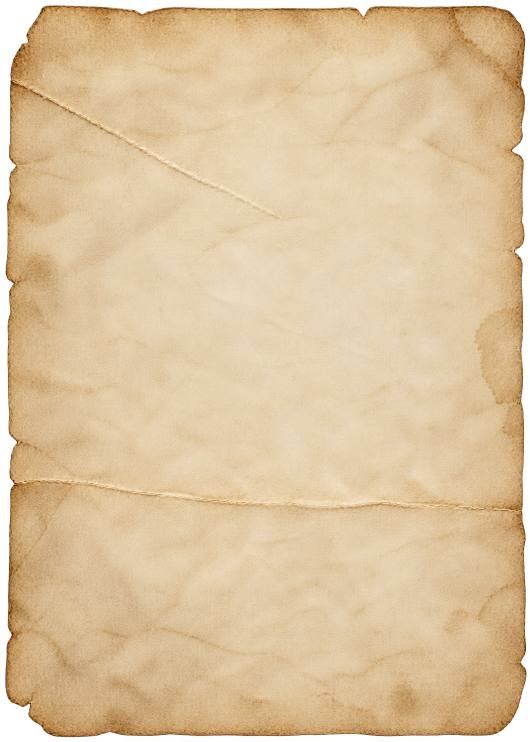
#> input picture research/scroll-lab-v14/parchment-source.png, 1060 x 1484 px (shown at 1/2 size)
$ python build-scroll-v14-assets.py
#> lines starting #> are read from the running program, lines starting #| are printed output that depends on the picture
"""Prepare source assets without editing the preserved chapter-one or v13 originals."""
from PIL import Image, ImageFilter, ImageOps
from pathlib import Path
import json, hashlib, math

root = Path(__file__).resolve().parents[1]
dest = root / 'web/labs/chapter-scroll-v14/assets'
dest.mkdir(parents=True, exist_ok=True)
paper = Image.open(root / 'research/scroll-lab-v14/parchment-source.png').convert('RGBA')
#> paper is the input picture: PIL image 1060x1484 RGBA; mean R, G, B, A 212.1, 184.7, 144.8, 237.6
paper.save(dest / 'parchment.webp', quality=95, method=6)
# Fine material grain only. Broad age stains must not become embossed geometry.
gray = ImageOps.grayscale(paper)
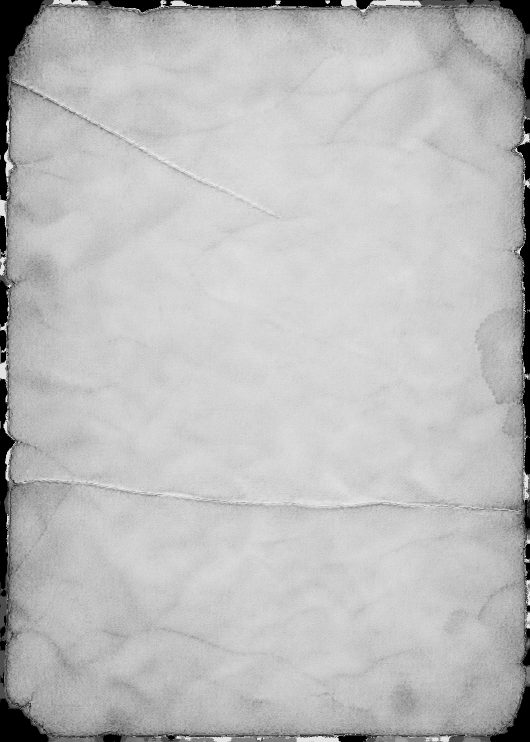
#> gray: PIL image 1060x1484 L (shown at 1/2 size); min 0, max 255, mean 188.4
soft = gray.filter(ImageFilter.GaussianBlur(2))
w,h = paper.size
#> w = 1060; h = 1484
p,q = gray.load(),soft.load()
height = Image.new('L',(w,h),128); z = height.load()
#> after `height = Image.new('L', (w, h), 128)`: height: PIL image 1060x1484 L; every value is 128
rough = Image.new('L',(w,h),240); rr = rough.load()
#> after `rough = Image.new('L', (w, h), 240)`: rough: PIL image 1060x1484 L; every value is 240
for y in range(h):
    for x in range(w):
        grain = max(-18,min(18,p[x,y]-q[x,y]))
        z[x,y] = int(128+grain*.65)
        rr[x,y] = int(max(220,min(251,240+grain*.30)))
# The normal is an explicitly derived micrograin approximation, not a scan.
normal = Image.new('RGB',(w,h)); n=normal.load()
#> after `normal = Image.new('RGB', (w, h))`: normal: PIL image 1060x1484 RGB; every value is 0
for y in range(h):
    for x in range(w):
        dx=(z[min(w-1,x+1),y]-z[max(0,x-1),y])*.013
        dy=(z[x,min(h-1,y+1)]-z[x,max(0,y-1)])*.013
        norm=math.sqrt(1+dx*dx+dy*dy)
        n[x,y]=(int(128-127*dx/norm),int(128+127*dy/norm),int(128+127/norm))
normal.save(dest/'parchment-normal.jpg',quality=94)
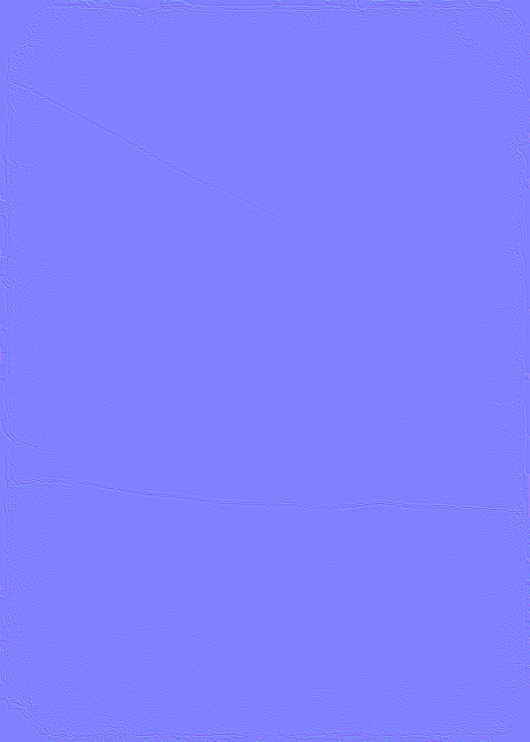
#> saved as parchment-normal.jpg: PIL image 1060x1484 RGB (shown at 1/2 size); mean R, G, B 127.6, 127.6, 253.7
rough.save(dest/'parchment-roughness.jpg',quality=94)
for name in ['Color','NormalGL','Roughness']:
    src=root/f'.cache/scroll-v14/leather/Leather030_1K-JPG_{name}.jpg'
#> (the run stopped early here; a loop or call above may not have finished)
